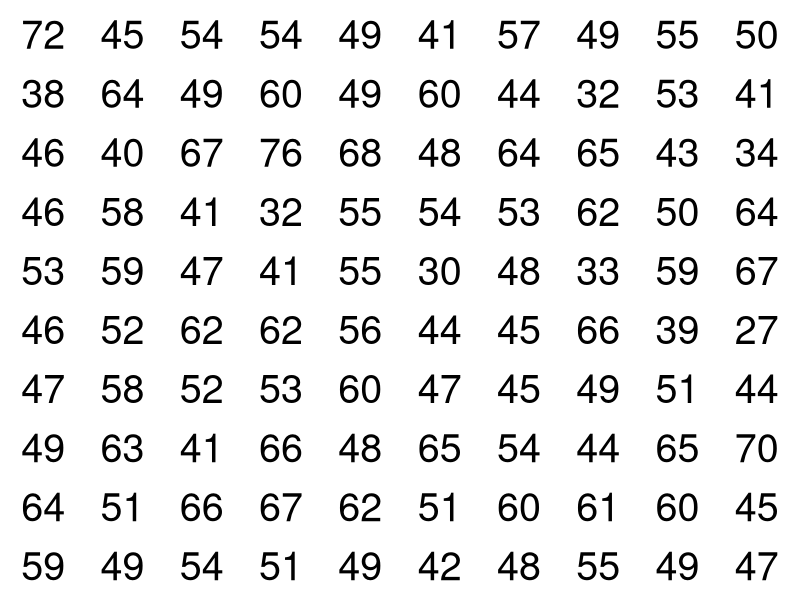
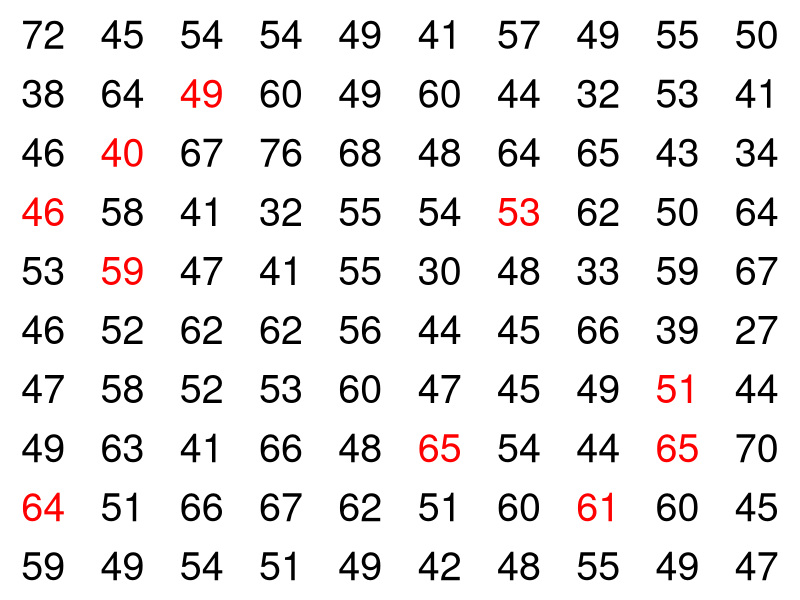
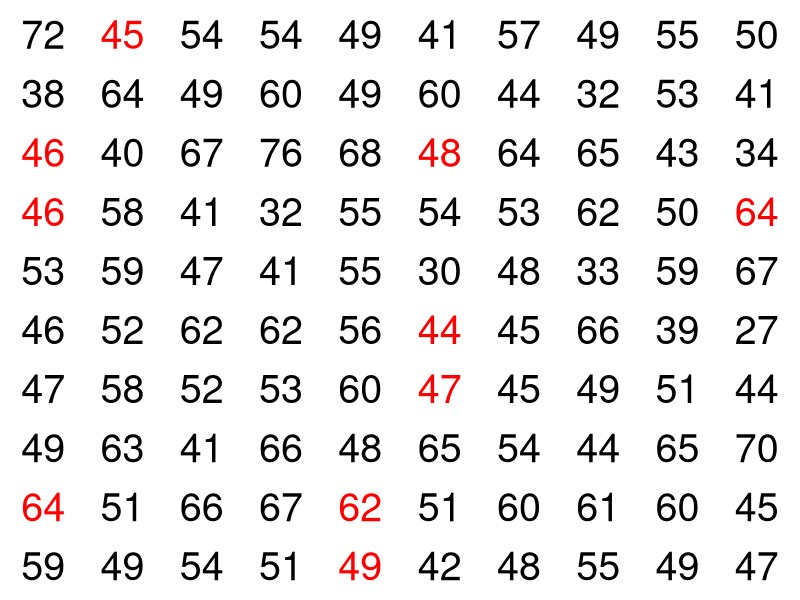
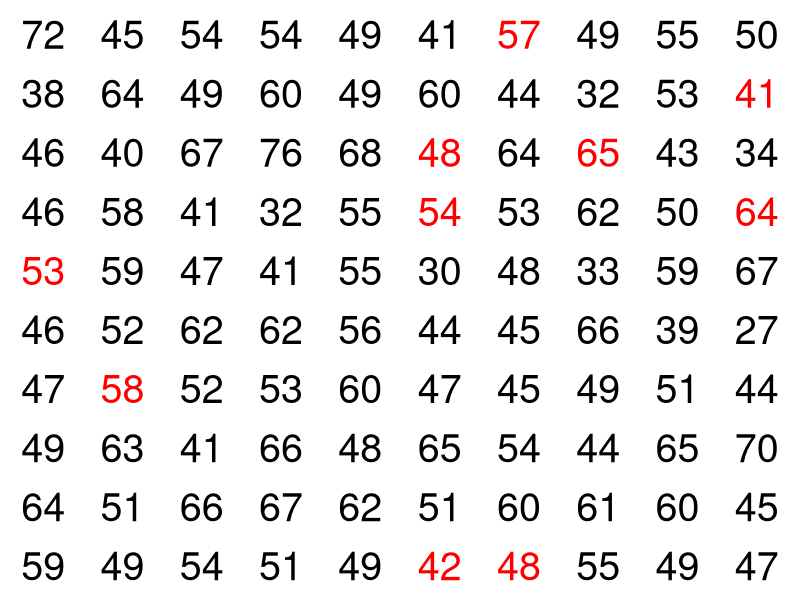
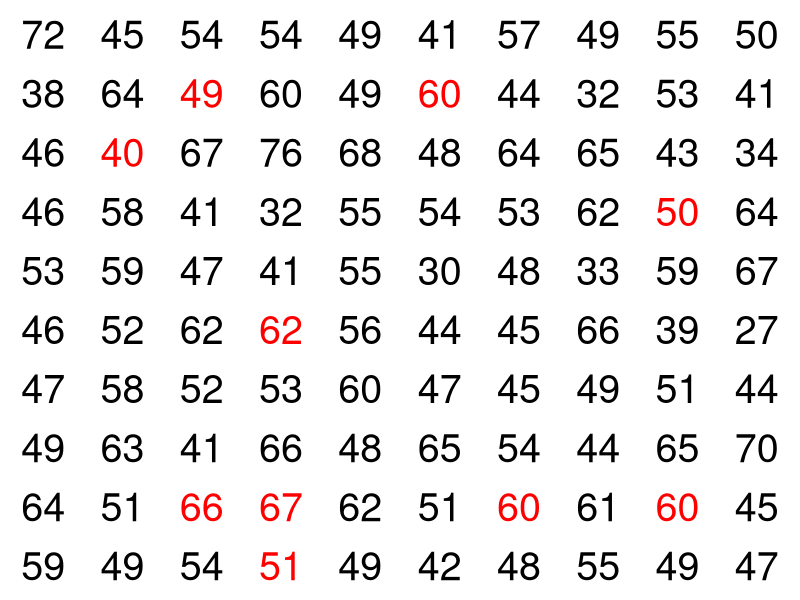
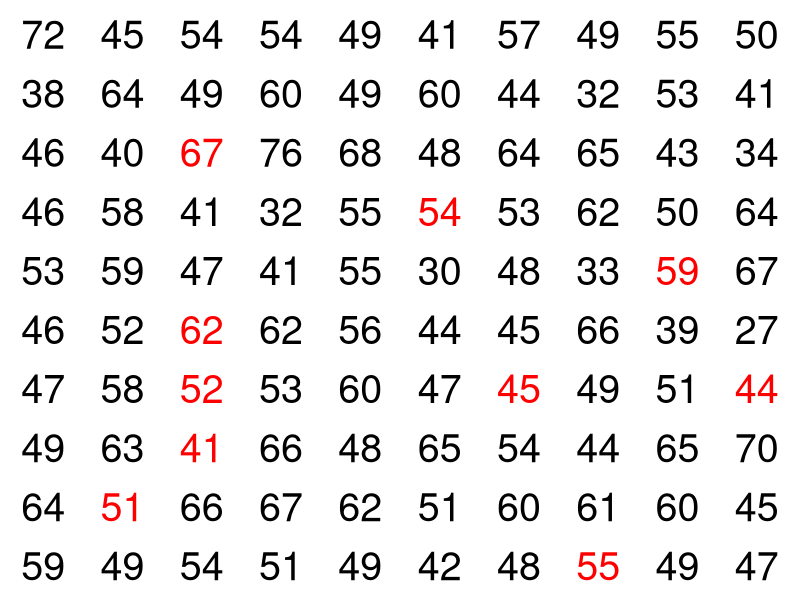
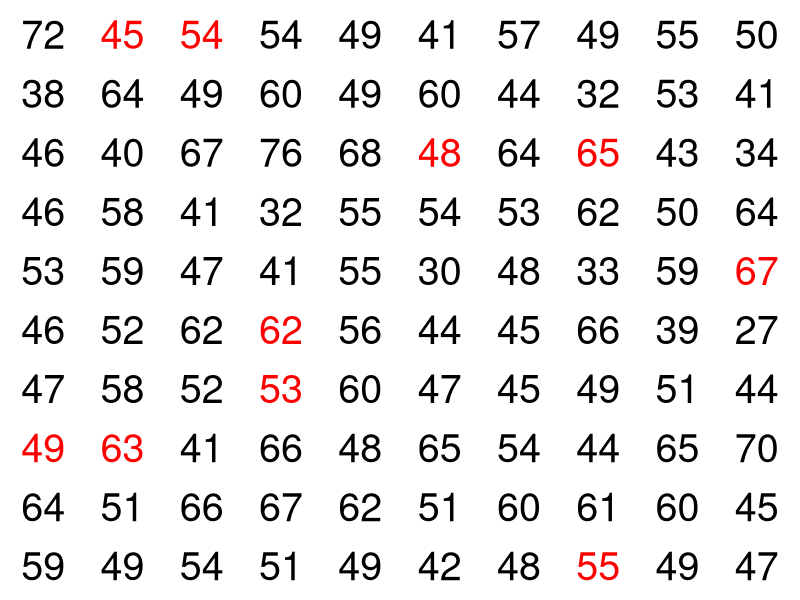
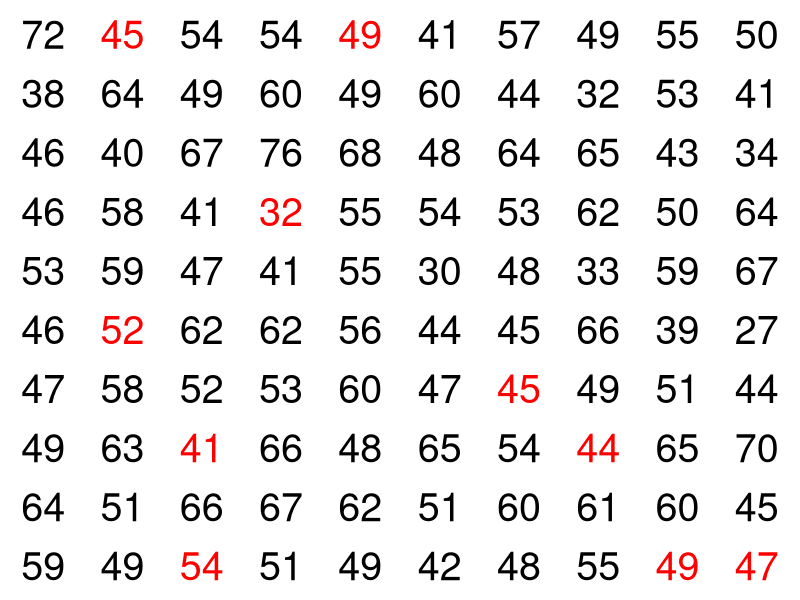

The R source for these figures, in order:
## ---- chunk 1
library(tidyverse)
library(ggrepel)
set.seed(20180531)
N <- 100
x <- round(rnorm(N, 50, 10))
matrix(x, ncol = 10)


mean((x - mean(x))^2)/10

mean(x)
dim(x) <- c(10, 10)
apply(x, 2, mean)

mean(apply(x,2,mean))

d1 <- rep(1:10,10)
d2 <- rep(1:10,each=10)
dat <- transform(list(x=d1,y=d2,val=as.vector(x)))
ggplot(dat,aes(x=d1,y=d2,label=val))+geom_text(size=10)+xlab("")+ylab("")+
  theme(
    panel.background = element_blank(),
    panel.grid = element_blank(),
    axis.title.x = element_blank(),
    axis.title.y = element_blank()
  )+scale_y_continuous(breaks=NULL)+scale_x_continuous(breaks=NULL)

# 何行何列目かを見つける関数
finds <- function(x,v){
  result <- c()
  for(i in 1:length(v)){
    pos <- which(x==v[i])
    if(length(pos)>1){pos=sample(pos,1)}
    result <- c(result,pos)
  }
  return(result)
}
 

# 可視化 ---------------------------------------------------------------------
n <- 10
X <- 10
samp.df <- data.frame(id=numeric(),val=numeric())
for(i in 1:X){
  dat$col <- 1
  s <- sample(x,n,replace = F)
  gr <- finds(x,s)
  dat[gr,]$col <- 2
  dat$col <- as.factor(dat$col)
  g <- ggplot(dat,aes(x=d1,y=d2,label=val,color=col))+geom_text(size=10)+xlab("")+ylab("")+
    theme(
      panel.background = element_blank(),
      panel.grid = element_blank(),
      axis.title.x = element_blank(),
      axis.title.y = element_blank(),
      legend.position = 'none'
    )+scale_y_continuous(breaks=NULL)+scale_x_continuous(breaks=NULL)+
    scale_color_manual(values = c("black","red"))
  plot(g)
  # 実際はプロットせずに図のファイルとして保存させます。s
  #ggsave(file = paste0("sample",i,".png"), plot = g, dpi = 100, width = 10,height = 5)
  samp.df <- rbind(samp.df,cbind(rep(i,n),s))
}
samp.df$V1 <- as.factor(samp.df$V1)
tapply(samp.df$s,samp.df$V1,mean)
mean(samp.df$s)

mean((tapply(samp.df$s,samp.df$V1,mean)-mean(x))^2)
